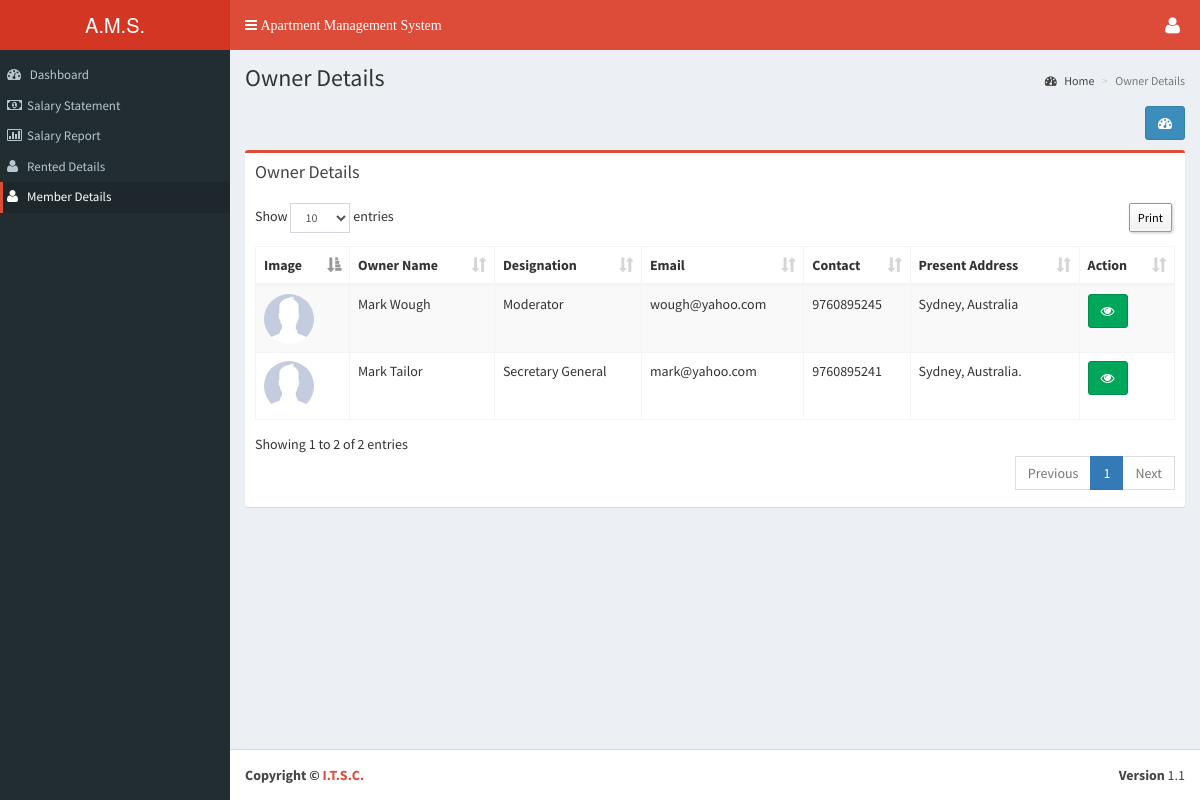
Page /e_dashboard/member_details.php (signed in) on the committed database.
### tables this page shows
CREATE TABLE `tbl_add_management_committee` (
  `mc_id` int(11) NOT NULL,
  `mc_name` varchar(200) NOT NULL,
  `mc_email` varchar(200) NOT NULL,
  `mc_contact` varchar(200) NOT NULL,
  `mc_pre_address` varchar(500) NOT NULL,
  `mc_per_address` varchar(500) NOT NULL,
  `mc_nid` varchar(200) NOT NULL,
  `member_type` varchar(200) NOT NULL,
  `mc_joining_date` varchar(200) NOT NULL,
  `mc_ending_date` varchar(200) NOT NULL,
  `mc_status` int(1) NOT NULL DEFAULT '0',
  `image` varchar(200) NOT NULL,
  `mc_password` varchar(200) NOT NULL,
  `branch_id` int(11) NOT NULL,
  `added_date` timestamp NOT NULL DEFAULT CURRENT_TIMESTAMP
);

CREATE TABLE `tbl_add_member_type` (
  `member_id` int(11) NOT NULL,
  `member_type` varchar(200) NOT NULL,
  `added_date` timestamp NOT NULL DEFAULT CURRENT_TIMESTAMP
);

### language/English/lang_left_menu.php (called while the page is built, shortened)
<?php
$_data['menu_dashboard'] 					= "Dashboard";
$_data['menu_floor'] 						= "Floor Information";
$_data['menu_floor_list'] 					= "Floor List";
$_data['menu_floor_add'] 					= "Add Floor";
$_data['menu_unit_information'] 			= "Unit Information";
$_data['menu_unit_list'] 					= "Unit List";
$_data['menu_add_unit'] 					= "Add Unit";
$_data['menu_owner_information'] 			= "Owner Information";
$_data['menu_owner_list'] 					= "Owner List";
$_data['menu_add_owner'] 					= "Add Owner";
$_data['menu_renter_information'] 			= "Renter Information";
$_data['menu_renter_list'] 					= "Renter List";
$_data['menu_add_renter'] 					= "Add Renter";
$_data['menu_employee_information'] 		= "Employee Information";
$_data['menu_employee_list'] 				= "Employee List";
$_data['menu_add_employee'] 				= "Add Employee";
$_data['menu_rent_collection'] 				= "Rent Collection";
$_data['menu_rent_list'] 					= "Rent List";
$_data['menu_add_rent'] 					= "Add Rent";
$_data['menu_owner_utility'] 				= "Owner Utility";
$_data['menu_owner_utility_list'] 			= "Owner Utility List";
$_data['menu_add_owner_utility'] 			= "Add Owner Utility";
$_data['menu_maintenance_cost'] 			= "Maintenance Cost";
$_data['menu_maintenance_cost_list'] 		= "Maintenance Cost List";
$_data['menu_add_maintenance_cost'] 		= "Add Maintenance Cost";
$_data['menu_management_committee'] 		= "Management Committee";
$_data['menu_member_list'] 					= "Member List";
$_data['menu_add_member'] 					= "Add Member";
$_data['menu_fund'] 						= "Fund";
$_data['menu_fund_list'] 					= "Fund List";
$_data['menu_add_fund'] 					= "Add Fund";
$_data['menu_bill'] 						= "Bill";
$_data['menu_bill_list'] 					= "Bill List";
$_data['menu_add_bill'] 					= "Add Bill";
$_data['menu_building_info'] 				= "Building Info";
$_data['menu_complain'] 					= "Complain";
$_data['menu_complain_list'] 				= "Complain List";
$_data['menu_add_complain'] 				= "Add Complain";
$_data['menu_visitor'] 						= "Visitor";
$_data['menu_visitor_list'] 				= "Visitor List";
$_data['menu_add_visitor'] 					= "Add Visitor";
$_data['menu_report'] 						= "Report";
$_data['menu_fair_report'] 					= "Fare Report";
$_data['menu_rented_report'] 				= "Rented Report";
$_data['menu_visitors_report'] 				= "Visitors Report";
$_data['menu_complain_report'] 				= "Complain Report";
$_data['menu_unit_status_report'] 			= "Unit Status Report";
$_data['menu_fund_status'] 					= "Fund Status";
$_data['menu_bill_report'] 					= "Bill Report";
$_data['menu_settings'] 					= "Settings";
$_data['menu_bill_setup'] 					= "Bill Setup";
$_data['menu_utility_bill'] 				= "Utility Bill";
$_data['menu_employee_setup'] 				= "Employee Salary";
$_data['menu_management_member_type'] 		= "Management Member Type";
$_data['menu_month_setup'] 					= "Month Setup";
$_data['menu_year_setup'] 					= "Year Setup";
$_data['menu_language_setup'] 				= "System Setup";
$_data['menu_branch'] 						= "Branch";
$_data['menu_add_branch'] 					= "Add Branch";
$_data['menu_branch_list'] 					= "Branch List";
?>

### e_dashboard/member_details.php (the view, shortened to what this page needs)
<?php include('../header_emp.php');
?>
<section class="content-header">
  <h1> <?php echo $_data['text_1'];?> </h1>
  <ol class="breadcrumb">
    <li><a href="<?php echo WEB_URL?>e_dashboard.php"><i class="fa fa-dashboard"></i> <?php echo $_data['home_breadcam'];?></a></li>
	<li class="active"><?php echo $_data['text_1'];?></li>
  </ol>
</section>
<section class="content">
<div class="row">
  <div class="col-xs-12">
    <div align="right" style="margin-bottom:1%;"> <a class="btn btn-primary" data-toggle="tooltip" href="<?php echo WEB_URL; ?>e_dashboard.php" data-original-title="<?php echo $_data['dashboard'];?>"><i class="fa fa-dashboard"></i></a> </div>
    <div class="box box-danger">
      <div class="box-header">
        <h3 class="box-title"><?php echo $_data['text_1'];?></h3>
      </div>
      <div class="box-body">
        <table class="table sakotable table-bordered table-striped dt-responsive">
          <thead>
            <tr>
              <th><?php echo $_data['image'];?></th>
              <th><?php echo $_data['text_2'];?></th>
              <th><?php echo $_data['text_3'];?></th>
              <th><?php echo $_data['text_4'];?></th>
              <th><?php echo $_data['text_5'];?></th>
              <th><?php echo $_data['text_6'];?></th>
              <th><?php echo $_data['action_text'];?></th>
            </tr>
          </thead>
          <tbody>
            <?php
				$result = mysql_query("Select *,mt.member_type as mt_type from tbl_add_management_committee mc inner join tbl_add_member_type mt on mt.member_id = mc.member_type order by mc_id desc",$link);
				while($row = mysql_fetch_array($result)){
					$image = WEB_URL . 'img/no_image.jpg';
				?>
            <tr>
              <td><img class="photo_img_round" style="width:50px;height:50px;" src="<?php echo $image;  ?>" /></td>
              <td><?php echo $row['mc_name']; ?></td>
              <td><?php echo $row['mt_type']; ?></td>
              <td><?php echo $row['mc_email']; ?></td>
              <td><?php echo $row['mc_contact']; ?></td>
              <td><?php echo $row['mc_pre_address']; ?></td>
              <td><a class="btn btn-success" data-toggle="tooltip" href="javascript:;" onClick="$('#nurse_view_<?php echo $row['mc_id']; ?>').modal('show');" data-original-title="<?php echo $_data['view_text'];?>"><i class="fa fa-eye"></i></a>
                </td>
            </tr>
            <?php } mysql_close($link); ?>
          </tbody>
        </table>
      </div>
    </div>
  </div>
</div>
<?php include('../footer.php'); ?>

### rows in the picture
tbl_add_management_committee: mc_name "Mark Wough", tbl_add_member_type.member_type "Moderator", mc_email "wough@yahoo.com", mc_contact "9760895245", mc_pre_address "Sydney, Australia"
tbl_add_management_committee: mc_name "Mark Tailor", tbl_add_member_type.member_type "Secretary General", mc_email "mark@yahoo.com", mc_contact "9760895241", mc_pre_address "Sydney, Australia."

### other values in the picture
$_data['menu_dashboard'] "Dashboard"
$_data['salary_statement'] "Salary Statement"
$_data['salary_report'] "Salary Report"
$_data['rented_details'] "Rented Details"
$_data['member_details'] "Member Details"
$_data['text_1'] "Owner Details"
$_data['home_breadcam'] "Home"
$_data['image'] "Image"
$_data['text_2'] "Owner Name"
$_data['text_3'] "Designation"
$_data['text_4'] "Email"
$_data['text_5'] "Contact"
$_data['text_6'] "Present Address"
$_data['action_text'] "Action"
